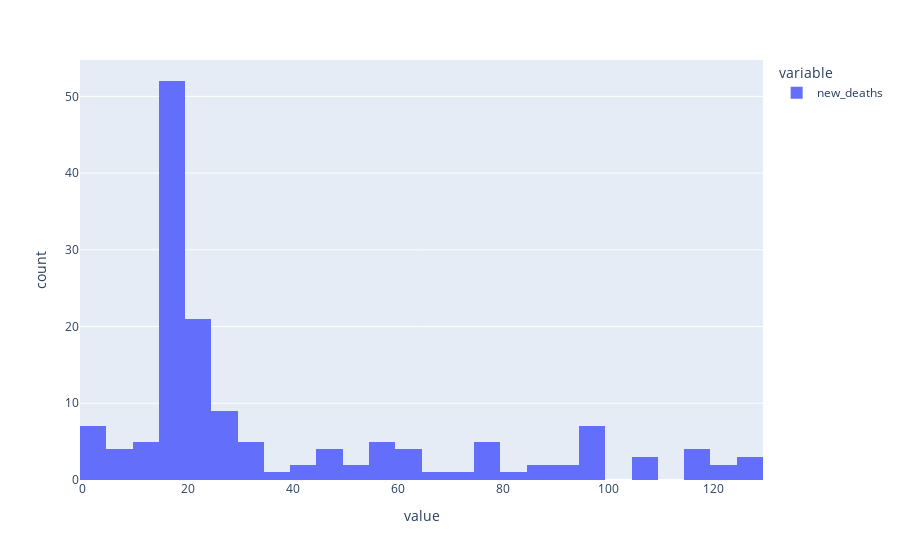

Write notebook code for a chart like this one.
### Markdown cell above
3. Plot a histogram for daily deaths for any country you choose

### Code cell
corona = pd.read_csv("owid-covid-data.csv")

for city in ["Turkey"]:
    fig = px.histogram(corona[corona.location == city].new_deaths,nbins=50)
fig.show()

### Figure 1 — Plotly figure (JSON) as saved in the notebook; plotly's stock layout.template omitted (floating-point values rounded to 4 significant figures; data arrays with more than 128 entries replaced by an {"elided": "..."} marker saying what was removed)
{"data": [{"alignmentgroup": "True", "bingroup": "x", "hovertemplate": "variable=new_deaths<br>value=%{x}<br>count=%{y}<extra></extra>", "legendgroup": "new_deaths", "marker": {"color": "#636efa"}, "name": "new_deaths", "nbinsx": 50, "offsetgroup": "new_deaths", "orientation": "v", "showlegend": true, "type": "histogram", "x": {"elided": "152 int values"}, "xaxis": "x", "yaxis": "y"}], "layout": {"barmode": "relative", "legend": {"title": {"text": "variable"}, "tracegroupgap": 0}, "margin": {"t": 60}, "xaxis": {"anchor": "y", "domain": [0, 1], "title": {"text": "value"}}, "yaxis": {"anchor": "x", "domain": [0, 1], "title": {"text": "count"}}}}
